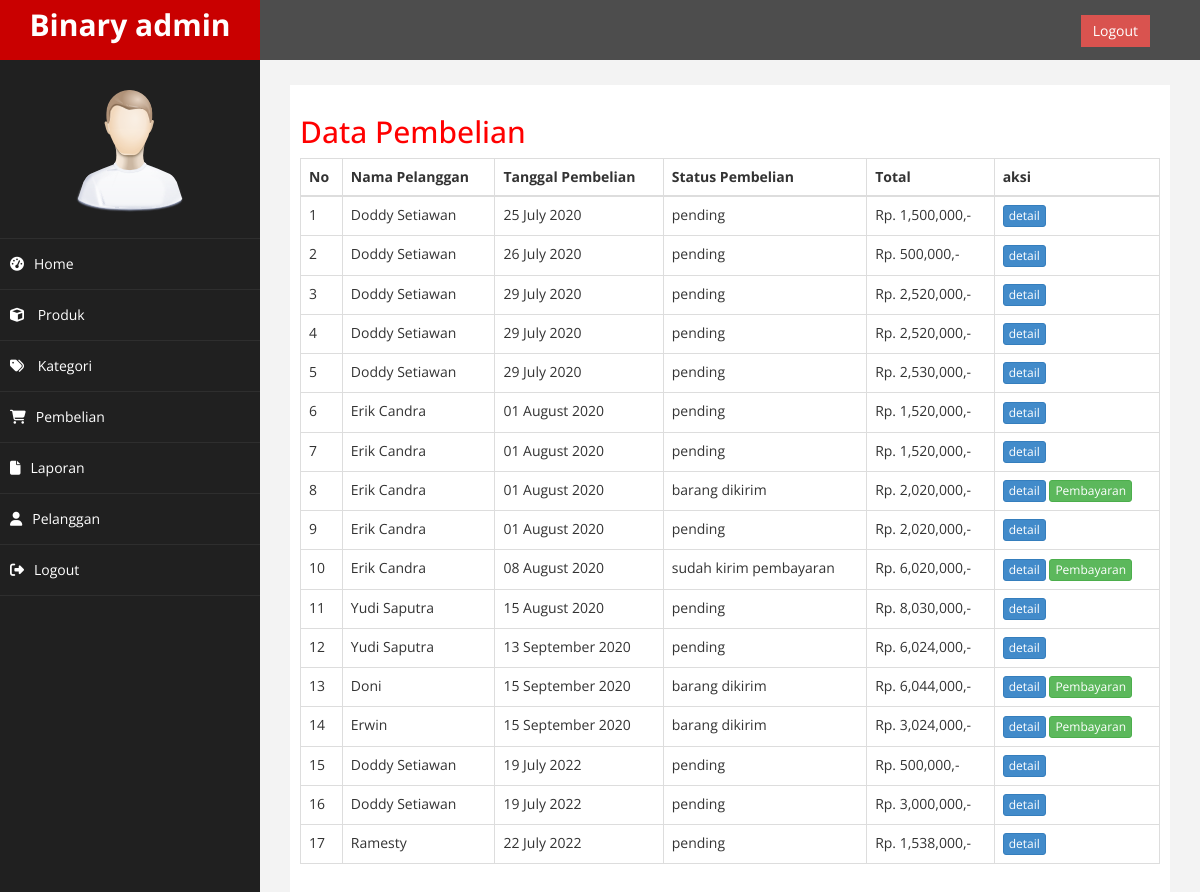
Page /admin/index.php?halaman=pembelian (signed in) on the committed database.
### tables this page shows
CREATE TABLE `pembelian` (
  `id_pembelian` int(11) NOT NULL,
  `id_pelanggan` int(11) NOT NULL,
  `tanggal_pembelian` date NOT NULL,
  `total_pembelian` int(11) NOT NULL,
  `alamat_pengiriman` text NOT NULL,
  `status_pembelian` varchar(100) NOT NULL DEFAULT 'pending',
  `resi_pengiriman` varchar(50) NOT NULL,
  `totalberat` int(11) NOT NULL,
  `provinsi` varchar(255) NOT NULL,
  `distrik` varchar(255) NOT NULL,
  `tipe` varchar(255) NOT NULL,
  `kodepos` varchar(255) NOT NULL,
  `ekspedisi` varchar(255) NOT NULL,
  `paket` varchar(255) NOT NULL,
  `ongkir` int(11) NOT NULL,
  `estimasi` varchar(255) NOT NULL
);

CREATE TABLE `pelanggan` (
  `id_pelanggan` int(11) NOT NULL,
  `email_pelanggan` varchar(100) NOT NULL,
  `password_pelanggan` varchar(50) NOT NULL,
  `nama_pelanggan` varchar(100) NOT NULL,
  `telepon_pelanggan` varchar(100) NOT NULL,
  `alamat_pelanggan` text NOT NULL
);

### admin/pembelian.php (the view)
<h2>Data Pembelian</h2>
<table class="table table-bordered">
	<thead>
		<tr>
		<th>No</th>
		<th>Nama Pelanggan</th>
		<th>Tanggal Pembelian</th>
		<th>Status Pembelian</th>
		<th>Total</th>
		<th>aksi</th>
		</tr>
	</thead>
	<tbody>
		<?php $no=1; ?>
		<?php $ambil = $koneksi->query("SELECT * FROM pembelian JOIN pelanggan ON pembelian.id_pelanggan = pelanggan.id_pelanggan"); ?>
		<?php while($pecah = $ambil->fetch_assoc()): ?>
		<tr>
			<td><?= $no; ?></td>
			<td><?= $pecah["nama_pelanggan"]; ?></td>
			<td><?= date("d F Y", strtotime($pecah["tanggal_pembelian"])); ?></td>
			<td><?= $pecah["status_pembelian"]; ?></td>
			<td>Rp. <?= number_format($pecah["total_pembelian"]); ?>,-</td>
			<td>
				<a href="index.php?halaman=detail&id=<?= $pecah["id_pembelian"]; ?>" class="btn btn-primary btn-xs">detail</a>
				<?php if($pecah['status_pembelian'] != 'pending'): ?>
					<a href="index.php?halaman=pembayaran&id=<?= $pecah['id_pembelian']; ?>" class="btn btn-success btn-xs">Pembayaran</a>
				<?php endif; ?>
			</td>
		</tr>
		<?php $no++; ?>
		<?php endwhile; ?>
	</tbody>
</table>

### admin/index.php (shortened to what this page needs)
<?php
$koneksi = new mysqli("localhost", "root", "", "db_tokoonline");
?>
<!DOCTYPE html>
<html xmlns="http://www.w3.org/1999/xhtml">
<head>
	<link href="assets/css/bootstrap.css" rel="stylesheet" />
	<link href="assets/css/font-awesome.css" rel="stylesheet" />
	<link href="assets/js/morris/morris-0.4.3.min.css" rel="stylesheet" />
	<link href="assets/css/custom.css" rel="stylesheet" />
</head>
<body>
<div id="wrapper">
	<nav class="navbar navbar-default navbar-cls-top " role="navigation" style="margin-bottom: 0">
		<div class="navbar-header">
			<a class="navbar-brand" href="index.php">Binary admin</a>
		</div>
		<div style="color: white;
		padding: 15px 50px 5px 50px;
		float: right;
		font-size: 16px;"> &nbsp; <a href="index.php?halaman=logout" class="btn btn-danger square-btn-adjust">Logout</a>
		</div>
	</nav>
    <nav class="navbar-default navbar-side" role="navigation">
			<div class="sidebar-collapse">
				<ul class="nav" id="main-menu">
					<li class="text-center">
						<img src="assets/img/find_user.png" class="user-image img-responsive"/>
					</li>
					<li>
						<a href="index.php"><i class="fa fa-dashboard"></i>Home</a>
					</li>
					<li>
						<a href="index.php?halaman=produk"><i class="fa fa-cube"></i> Produk</a>
					</li>
					<li>
						<a href="index.php?halaman=kategori"><i class="fa fa-tags"></i> Kategori</a>
					</li>
					<li>
						<a href="index.php?halaman=pembelian"><i class="fa fa-shopping-cart"></i>Pembelian</a>
					</li>
					<li>
						<a href="index.php?halaman=laporan_pembelian"><i class="fa fa-file"></i>Laporan</a>
					</li>
					<li>
						<a href="index.php?halaman=pelanggan"><i class="fa fa-user"></i>Pelanggan</a>
					</li>
					<li>
						<a href="index.php?halaman=logout"><i class="fa fa-sign-out"></i>Logout</a>
					</li>
				</ul>
			</div>
    </nav>
    <div id="page-wrapper" >
			<div id="page-inner">
				<?php
					if(isset($_GET["halaman"])){
						if($_GET["halaman"] == "produk"){
							include 'produk.php';
						}
						elseif($_GET["halaman"] == "kategori"){
							include 'kategori.php';
						}
						elseif($_GET["halaman"] == "pembelian"){
							include 'pembelian.php';
						}
						elseif($_GET["halaman"] == "pelanggan"){
							include 'pelanggan.php';
						}
						elseif($_GET["halaman"] == "detail"){
							include 'detail.php';
						}
						elseif($_GET["halaman"] == "tambahproduk"){
							include 'tambahproduk.php';
						}
						elseif($_GET["halaman"] == "hapusproduk"){
							include 'hapusproduk.php';
						}
						elseif($_GET["halaman"] == "ubahproduk"){
							include 'ubahproduk.php';
						}
						elseif($_GET["halaman"] == "detailproduk"){
							include 'detailproduk.php';
						}
						elseif($_GET["halaman"] == "hapusfotoproduk"){
							include 'hapusfotoproduk.php';
						}
						elseif($_GET["halaman"] == "pembayaran"){
							include 'pembayaran.php';
						}
						elseif($_GET["halaman"] == "laporan_pembelian"){
							include 'laporan-pembelian.php';
						}
						elseif($_GET["halaman"] == "logout"){
							include 'logout.php';
						}
						elseif($_GET["halaman"] == "tambahkategori"){
							include 'tambahkategori.php';
						}
						elseif($_GET["halaman"] == "editkategori"){
							include 'editkategori.php';
						}
					}
					else{
						include 'home.php';
					}
				?>
			</div>
    </div>
</div>
</body>
</html>

### admin/assets/css/custom.css (style rules this page uses)
body { font-family: 'Open Sans', sans-serif; }
#wrapper { width: 100%; background:#202020; }
#page-wrapper { padding: 15px 15px; min-height: 600px; background:#F3F3F3; }
#page-inner { width:100%; margin:10px 20px 10px 0px; background-color:#fff!important; padding:10px; min-height:1200px; }
.text-center { text-align:center; }
h2 { color: #f00; }
.square-btn-adjust { border: 0px solid transparent; -webkit-border-radius: 0px; -moz-border-radius: 0px; border-radius: 0px; }
.user-image { margin: 25px auto; -webkit-border-radius: 10px; -moz-border-radius: 10px; border-radius: 10px; max-height:170px; max-width:170px; }
.navbar-cls-top .navbar-brand { color: #fff; background: #C90000; width: 260px; text-align: center; height: 60px; font-size: 30px; font-weight: 700; }
.sidebar-collapse , .sidebar-collapse .nav { background:none; }
.sidebar-collapse .nav { padding:0; }
.sidebar-collapse .nav > li > a { color:#fff; background:#202020; text-shadow:none; }
.sidebar-collapse > .nav > li > a { padding:15px 10px; }
.sidebar-collapse > .nav > li { border-bottom: 1px solid rgba(107, 108, 109, 0.19); }
.navbar-side { border:none; background-color: #202020; }
.navbar-cls-top { background:#4D4D4D; border-bottom:none; }
.navbar-default { border:0px solid black; }
.navbar-header { background: #A70303; }
.nav > li > a > i { margin-right:10px; }
@media (min-width:768px) { #page-wrapper { margin: 0 0 0 260px; padding: 15px 30px; min-height: 1200px; } }
@media (min-width:768px) { .navbar-side { z-index: 1; position: absolute; width: 260px; } }
@media (min-width:768px) { .navbar { border-radius: 0px; } }

### rows in the picture
pembelian: id_pelanggan.nama_pelanggan "Doddy Setiawan", tanggal_pembelian "25 July 2020", status_pembelian "pending", total_pembelian "1,500,000"
pembelian: id_pelanggan.nama_pelanggan "Doddy Setiawan", tanggal_pembelian "26 July 2020", status_pembelian "pending", total_pembelian "500,000"
pembelian: id_pelanggan.nama_pelanggan "Doddy Setiawan", tanggal_pembelian "29 July 2020", status_pembelian "pending", total_pembelian "2,520,000"
pembelian: id_pelanggan.nama_pelanggan "Doddy Setiawan", tanggal_pembelian "29 July 2020", status_pembelian "pending", total_pembelian "2,520,000"
pembelian: id_pelanggan.nama_pelanggan "Doddy Setiawan", tanggal_pembelian "29 July 2020", status_pembelian "pending", total_pembelian "2,530,000"
pembelian: id_pelanggan.nama_pelanggan "Erik Candra", tanggal_pembelian "01 August 2020", status_pembelian "pending", total_pembelian "1,520,000"
pembelian: id_pelanggan.nama_pelanggan "Erik Candra", tanggal_pembelian "01 August 2020", status_pembelian "pending", total_pembelian "1,520,000"
pembelian: id_pelanggan.nama_pelanggan "Erik Candra", tanggal_pembelian "01 August 2020", status_pembelian "barang dikirim", total_pembelian "2,020,000"
pembelian: id_pelanggan.nama_pelanggan "Erik Candra", tanggal_pembelian "01 August 2020", status_pembelian "pending", total_pembelian "2,020,000"
pembelian: id_pelanggan.nama_pelanggan "Erik Candra", tanggal_pembelian "08 August 2020", status_pembelian "sudah kirim pembayaran", total_pembelian "6,020,000"
pembelian: id_pelanggan.nama_pelanggan "Yudi Saputra", tanggal_pembelian "15 August 2020", status_pembelian "pending", total_pembelian "8,030,000"
pembelian: id_pelanggan.nama_pelanggan "Yudi Saputra", tanggal_pembelian "13 September 2020", status_pembelian "pending", total_pembelian "6,024,000"
pembelian: id_pelanggan.nama_pelanggan "Doni", tanggal_pembelian "15 September 2020", status_pembelian "barang dikirim", total_pembelian "6,044,000"
pembelian: id_pelanggan.nama_pelanggan "Erwin", tanggal_pembelian "15 September 2020", status_pembelian "barang dikirim", total_pembelian "3,024,000"
pembelian: id_pelanggan.nama_pelanggan "Doddy Setiawan", tanggal_pembelian "19 July 2022", status_pembelian "pending", total_pembelian "500,000"
pembelian: id_pelanggan.nama_pelanggan "Doddy Setiawan", tanggal_pembelian "19 July 2022", status_pembelian "pending", total_pembelian "3,000,000"
pembelian: id_pelanggan.nama_pelanggan "Ramesty", tanggal_pembelian "22 July 2022", status_pembelian "pending", total_pembelian "1,538,000"
